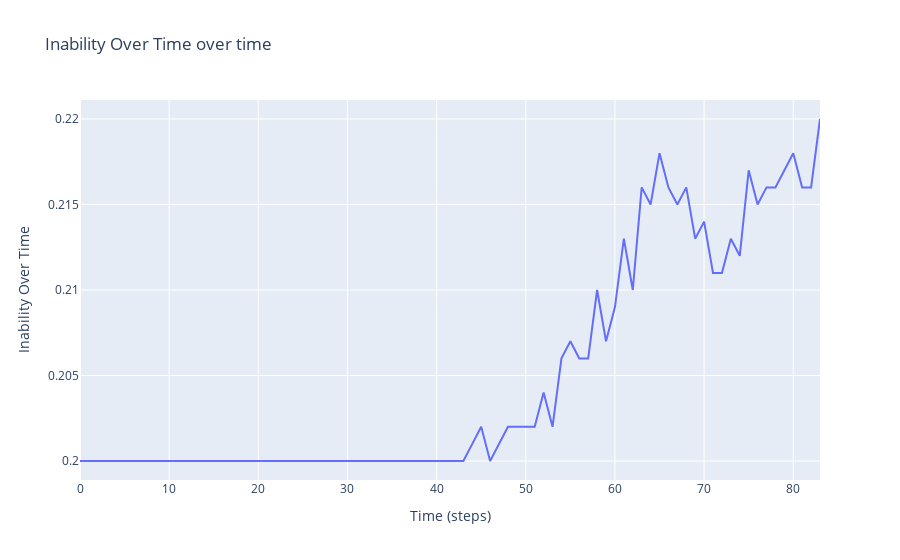
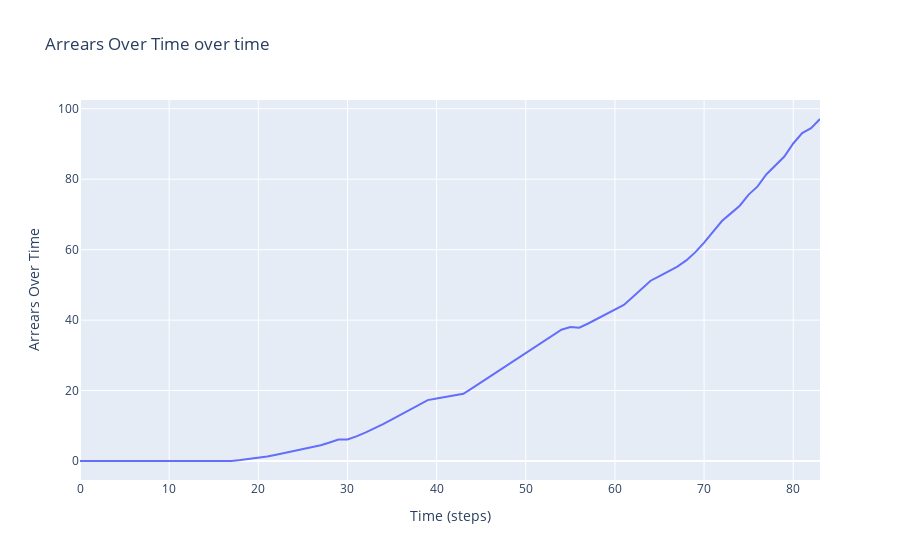
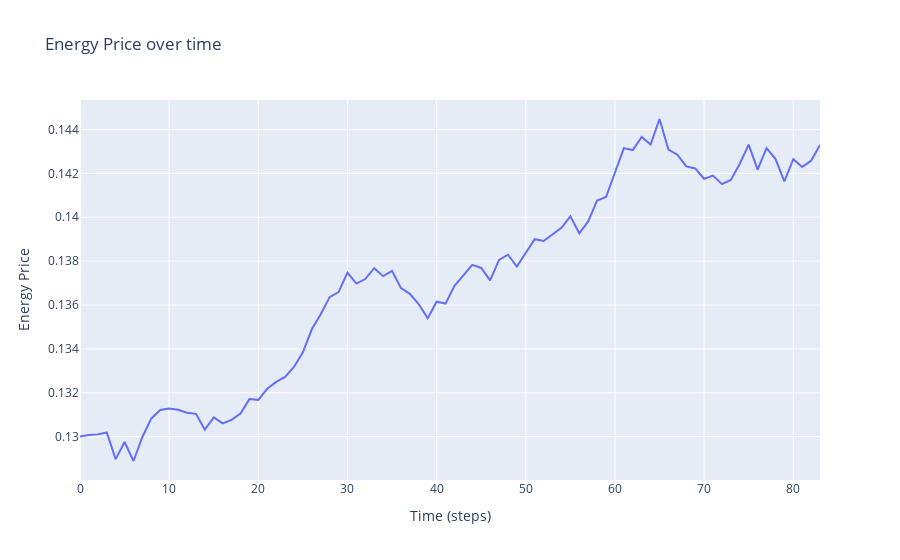
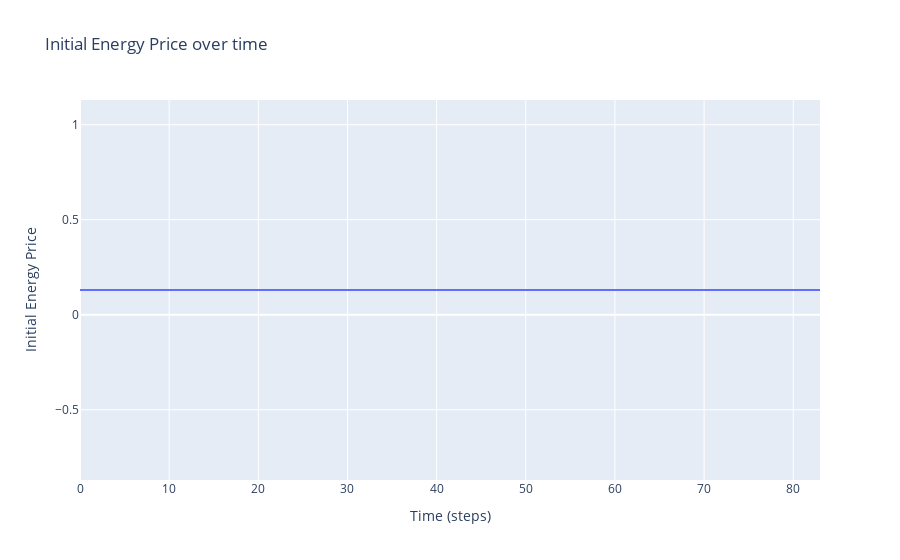

The notebook cell these images were saved under, in order:
### Code cell
import plotly.graph_objects as go

# Assume that `model` is the instance of your model
model_df = model.datacollector.get_model_vars_dataframe()
agent_df = model.datacollector.get_agent_vars_dataframe()

# Model-level data
for col in model_df.columns:
    fig = go.Figure(data=go.Scatter(x=model_df.index, y=model_df[col], mode='lines'))
    fig.update_layout(title=f'{col} over time', xaxis_title='Time (steps)', yaxis_title=col)
    fig.show()

### Figure 1 — Plotly figure (JSON) as saved in the notebook; plotly's stock layout.template omitted (floating-point values rounded to 4 significant figures)
{"data": [{"mode": "lines", "type": "scatter", "x": [0, 1, 2, 3, 4, 5, 6, 7, 8, 9, 10, 11, 12, 13, 14, 15, 16, 17, 18, 19, 20, 21, 22, 23, 24, 25, 26, 27, 28, 29, 30, 31, 32, 33, 34, 35, 36, 37, 38, 39, 40, 41, 42, 43, 44, 45, 46, 47, 48, 49, 50, 51, 52, 53, 54, 55, 56, 57, 58, 59, 60, 61, 62, 63, 64, 65, 66, 67, 68, 69, 70, 71, 72, 73, 74, 75, 76, 77, 78, 79, 80, 81, 82, 83], "y": [0.2, 0.2, 0.2, 0.2, 0.2, 0.2, 0.2, 0.2, 0.2, 0.2, 0.2, 0.2, 0.2, 0.2, 0.2, 0.2, 0.2, 0.2, 0.2, 0.2, 0.2, 0.2, 0.2, 0.2, 0.2, 0.2, 0.2, 0.2, 0.2, 0.2, 0.2, 0.2, 0.2, 0.2, 0.2, 0.2, 0.2, 0.2, 0.2, 0.2, 0.2, 0.2, 0.2, 0.2, 0.201, 0.202, 0.2, 0.201, 0.202, 0.202, 0.202, 0.202, 0.204, 0.202, 0.206, 0.207, 0.206, 0.206, 0.21, 0.207, 0.209, 0.213, 0.21, 0.216, 0.215, 0.218, 0.216, 0.215, 0.216, 0.213, 0.214, 0.211, 0.211, 0.213, 0.212, 0.217, 0.215, 0.216, 0.216, 0.217, 0.218, 0.216, 0.216, 0.22]}], "layout": {"title": {"text": "Inability Over Time over time"}, "xaxis": {"title": {"text": "Time (steps)"}}, "yaxis": {"title": {"text": "Inability Over Time"}}}}

### Figure 2 — Plotly figure (JSON) as saved in the notebook; plotly's stock layout.template omitted (floating-point values rounded to 4 significant figures)
{"data": [{"mode": "lines", "type": "scatter", "x": [0, 1, 2, 3, 4, 5, 6, 7, 8, 9, 10, 11, 12, 13, 14, 15, 16, 17, 18, 19, 20, 21, 22, 23, 24, 25, 26, 27, 28, 29, 30, 31, 32, 33, 34, 35, 36, 37, 38, 39, 40, 41, 42, 43, 44, 45, 46, 47, 48, 49, 50, 51, 52, 53, 54, 55, 56, 57, 58, 59, 60, 61, 62, 63, 64, 65, 66, 67, 68, 69, 70, 71, 72, 73, 74, 75, 76, 77, 78, 79, 80, 81, 82, 83], "y": [0, 0, 0, 0, 0, 0, 0, 0, 0, 0, 0, 0, 0, 0, 0, 0, 0, 0.01589, 0.278, 0.5414, 0.8048, 1.27, 1.8, 2.331, 2.864, 3.399, 3.939, 4.481, 5.267, 6.087, 6.123, 6.981, 8.076, 9.176, 10.47, 11.85, 13.21, 14.58, 15.93, 17.29, 17.73, 18.18, 18.62, 19.07, 20.68, 22.33, 23.97, 25.63, 27.29, 28.94, 30.6, 32.26, 33.93, 35.59, 37.27, 38.01, 37.84, 39.04, 40.33, 41.64, 42.97, 44.3, 46.59, 48.89, 51.18, 52.52, 53.84, 55.21, 56.94, 59.23, 61.99, 65.02, 68.14, 70.3, 72.48, 75.63, 77.97, 81.41, 83.88, 86.44, 90.14, 93.09, 94.49, 97.1]}], "layout": {"title": {"text": "Arrears Over Time over time"}, "xaxis": {"title": {"text": "Time (steps)"}}, "yaxis": {"title": {"text": "Arrears Over Time"}}}}

### Figure 3 — Plotly figure (JSON) as saved in the notebook; plotly's stock layout.template omitted (floating-point values rounded to 4 significant figures)
{"data": [{"mode": "lines", "type": "scatter", "x": [0, 1, 2, 3, 4, 5, 6, 7, 8, 9, 10, 11, 12, 13, 14, 15, 16, 17, 18, 19, 20, 21, 22, 23, 24, 25, 26, 27, 28, 29, 30, 31, 32, 33, 34, 35, 36, 37, 38, 39, 40, 41, 42, 43, 44, 45, 46, 47, 48, 49, 50, 51, 52, 53, 54, 55, 56, 57, 58, 59, 60, 61, 62, 63, 64, 65, 66, 67, 68, 69, 70, 71, 72, 73, 74, 75, 76, 77, 78, 79, 80, 81, 82, 83], "y": [0.13, 0.1301, 0.1301, 0.1302, 0.129, 0.1298, 0.1289, 0.13, 0.1308, 0.1312, 0.1313, 0.1312, 0.1311, 0.131, 0.1303, 0.1309, 0.1306, 0.1308, 0.131, 0.1317, 0.1317, 0.1322, 0.1325, 0.1327, 0.1332, 0.1338, 0.1349, 0.1356, 0.1364, 0.1366, 0.1375, 0.137, 0.1372, 0.1377, 0.1373, 0.1376, 0.1368, 0.1365, 0.136, 0.1354, 0.1362, 0.1361, 0.1369, 0.1374, 0.1378, 0.1377, 0.1371, 0.1381, 0.1383, 0.1378, 0.1384, 0.139, 0.1389, 0.1392, 0.1395, 0.14, 0.1393, 0.1398, 0.1408, 0.1409, 0.1421, 0.1432, 0.1431, 0.1437, 0.1433, 0.1445, 0.1431, 0.1429, 0.1423, 0.1422, 0.1418, 0.1419, 0.1415, 0.1417, 0.1424, 0.1433, 0.1422, 0.1432, 0.1427, 0.1416, 0.1426, 0.1423, 0.1426, 0.1433]}], "layout": {"title": {"text": "Energy Price over time"}, "xaxis": {"title": {"text": "Time (steps)"}}, "yaxis": {"title": {"text": "Energy Price"}}}}

### Figure 4 — Plotly figure (JSON) as saved in the notebook; plotly's stock layout.template omitted (floating-point values rounded to 4 significant figures)
{"data": [{"mode": "lines", "type": "scatter", "x": [0, 1, 2, 3, 4, 5, 6, 7, 8, 9, 10, 11, 12, 13, 14, 15, 16, 17, 18, 19, 20, 21, 22, 23, 24, 25, 26, 27, 28, 29, 30, 31, 32, 33, 34, 35, 36, 37, 38, 39, 40, 41, 42, 43, 44, 45, 46, 47, 48, 49, 50, 51, 52, 53, 54, 55, 56, 57, 58, 59, 60, 61, 62, 63, 64, 65, 66, 67, 68, 69, 70, 71, 72, 73, 74, 75, 76, 77, 78, 79, 80, 81, 82, 83], "y": [0.13, 0.13, 0.13, 0.13, 0.13, 0.13, 0.13, 0.13, 0.13, 0.13, 0.13, 0.13, 0.13, 0.13, 0.13, 0.13, 0.13, 0.13, 0.13, 0.13, 0.13, 0.13, 0.13, 0.13, 0.13, 0.13, 0.13, 0.13, 0.13, 0.13, 0.13, 0.13, 0.13, 0.13, 0.13, 0.13, 0.13, 0.13, 0.13, 0.13, 0.13, 0.13, 0.13, 0.13, 0.13, 0.13, 0.13, 0.13, 0.13, 0.13, 0.13, 0.13, 0.13, 0.13, 0.13, 0.13, 0.13, 0.13, 0.13, 0.13, 0.13, 0.13, 0.13, 0.13, 0.13, 0.13, 0.13, 0.13, 0.13, 0.13, 0.13, 0.13, 0.13, 0.13, 0.13, 0.13, 0.13, 0.13, 0.13, 0.13, 0.13, 0.13, 0.13, 0.13]}], "layout": {"title": {"text": "Initial Energy Price over time"}, "xaxis": {"title": {"text": "Time (steps)"}}, "yaxis": {"title": {"text": "Initial Energy Price"}}}}
